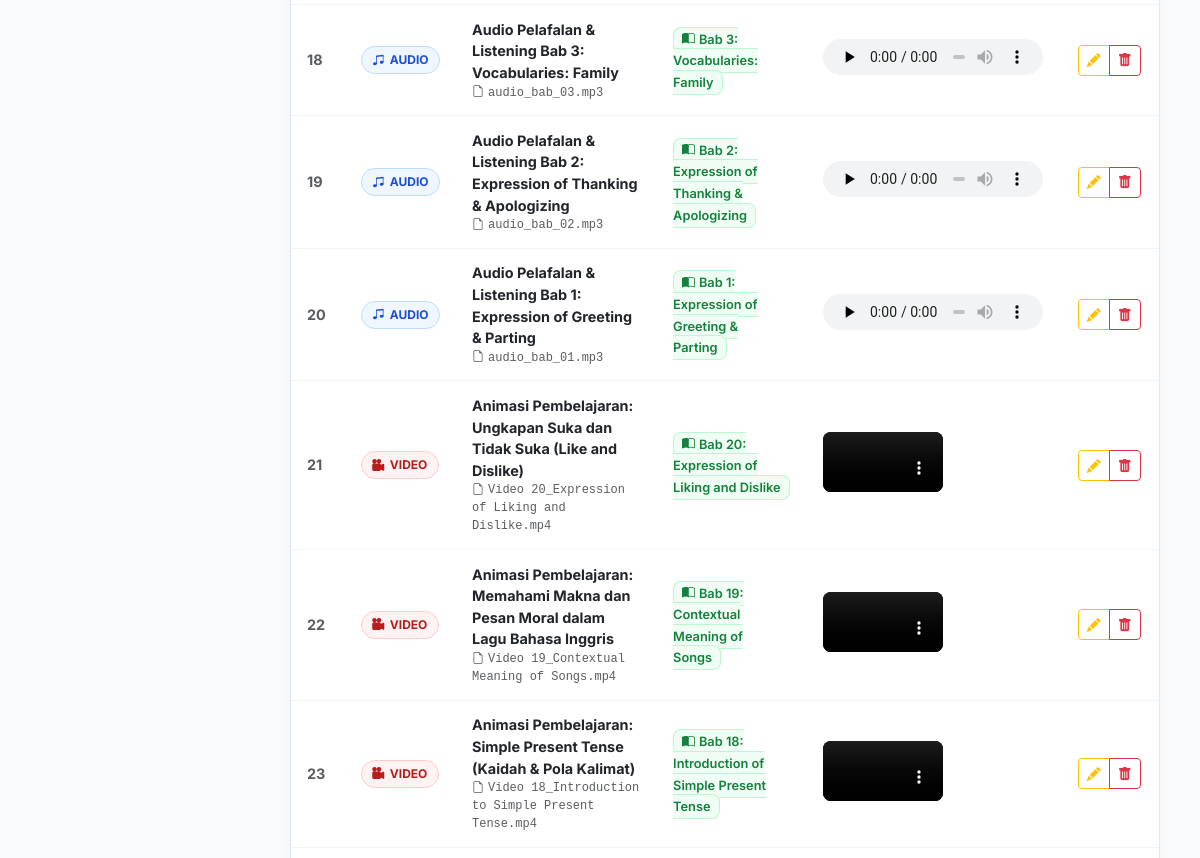
Page /admin/upload_media.php (signed in, middle part) on the earlier database version.
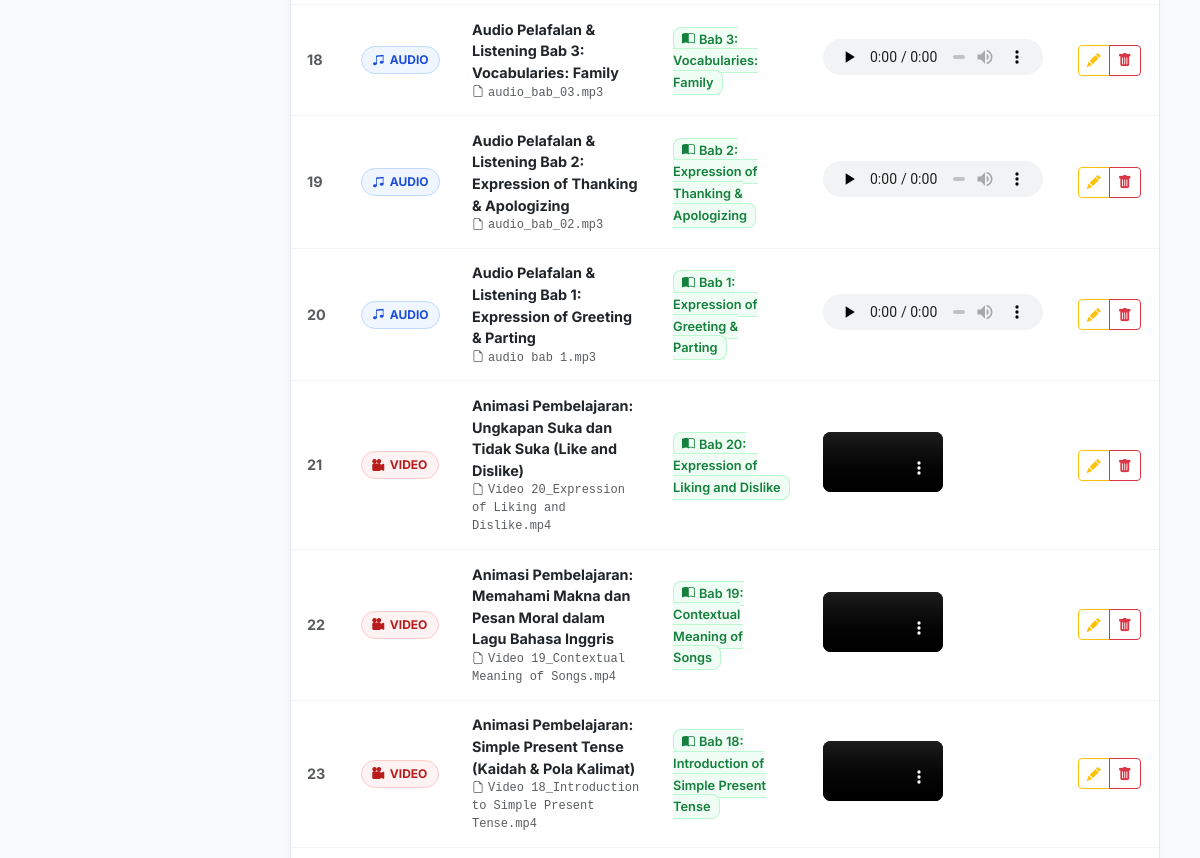
Same page on the later database version.
### tables this page shows
CREATE TABLE `tb_audio` (
  `id_audio` int(11) NOT NULL AUTO_INCREMENT,
  `id_materi` int(11) DEFAULT NULL,
  `file_audio` varchar(255) NOT NULL,
  `keterangan` varchar(255) DEFAULT NULL,
  PRIMARY KEY (`id_audio`),
  KEY `id_materi` (`id_materi`),
  CONSTRAINT `tb_audio_ibfk_1` FOREIGN KEY (`id_materi`) REFERENCES `tb_materi` (`id_materi`) ON DELETE CASCADE
);

CREATE TABLE `tb_materi` (
  `id_materi` int(11) NOT NULL AUTO_INCREMENT,
  `kategori` varchar(50) NOT NULL,
  `semester` tinyint(1) NOT NULL DEFAULT 1,
  `urutan` int(11) NOT NULL DEFAULT 1,
  `judul_materi` varchar(150) NOT NULL,
  `ringkasan` text DEFAULT NULL,
  `konten_teks` text DEFAULT NULL,
  `created_at` timestamp NOT NULL DEFAULT current_timestamp(),
  `id_guru` int(11) DEFAULT NULL,
  PRIMARY KEY (`id_materi`),
  KEY `id_guru` (`id_guru`),
  CONSTRAINT `tb_materi_ibfk_1` FOREIGN KEY (`id_guru`) REFERENCES `tb_guru` (`id_guru`) ON DELETE SET NULL
);

CREATE TABLE `tb_video` (
  `id_video` int(11) NOT NULL AUTO_INCREMENT,
  `id_materi` int(11) DEFAULT NULL,
  `file_video` varchar(255) NOT NULL,
  `keterangan` varchar(255) DEFAULT NULL,
  PRIMARY KEY (`id_video`),
  KEY `id_materi` (`id_materi`),
  CONSTRAINT `tb_video_ibfk_1` FOREIGN KEY (`id_materi`) REFERENCES `tb_materi` (`id_materi`) ON DELETE CASCADE
);

### admin/upload_media.php (the view, shortened to what this page needs)
<?php
require_once '../config.php';
try {
    $stmt_aud = $pdo->query("
        SELECT a.*, m.judul_materi, m.urutan, m.semester
        FROM tb_audio a
        LEFT JOIN tb_materi m ON a.id_materi = m.id_materi
        ORDER BY a.id_audio DESC
    ");
    $semua_audio = $stmt_aud->fetchAll();
    $stmt_vid = $pdo->query("
        SELECT v.*, m.judul_materi, m.urutan, m.semester
        FROM tb_video v
        LEFT JOIN tb_materi m ON v.id_materi = m.id_materi
        ORDER BY v.id_video DESC
    ");
    $semua_video = $stmt_vid->fetchAll();
} catch (PDOException $e) {
    die("Gagal memuat data media dari database: " . $e->getMessage());
}
?>
<!DOCTYPE html>
<html lang="id">
<head>
    <link href="https://cdn.jsdelivr.net/npm/bootstrap@5.3.3/dist/css/bootstrap.min.css" rel="stylesheet">
    <link rel="stylesheet" href="https://cdn.jsdelivr.net/npm/bootstrap-icons@1.11.3/font/bootstrap-icons.min.css">
    <link rel="stylesheet" href="../assets/css/style.css?v=4.3.0">
</head>
<body class="admin-body">
    <div class="admin-layout">
        <main class="admin-content">
            <div class="custom-table-card" id="daftar-media">
                <div class="tab-content" id="mediaTabsContent">
                    <div class="tab-pane fade show active" id="panel-all" role="tabpanel">
                        <?php
                        $all_media = [];
                        foreach ($semua_audio as $a) {
                            $all_media[] = [
                                'type' => 'audio',
                                'id' => $a['id_audio'],
                                'id_materi' => $a['id_materi'],
                                'file' => $a['file_audio'],
                                'keterangan' => $a['keterangan'],
                                'judul_materi' => $a['judul_materi'] ?? null,
                                'urutan' => $a['urutan'] ?? null
                            ];
                        }
                        foreach ($semua_video as $v) {
                            $all_media[] = [
                                'type' => 'video',
                                'id' => $v['id_video'],
                                'id_materi' => $v['id_materi'],
                                'file' => $v['file_video'],
                                'keterangan' => $v['keterangan'],
                                'judul_materi' => $v['judul_materi'] ?? null,
                                'urutan' => $v['urutan'] ?? null
                            ];
                        }
                        ?>
                        <div class="table-responsive">
                            <table class="custom-table">
                                <tbody>
                                    <?php if (empty($all_media)): ?>
                                        <tr>
                                            <td colspan="6" class="text-center text-muted py-5">
                                                <i class="bi bi-folder2-open fs-1 d-block mb-2 text-secondary"></i>
                                                Belum ada berkas media tersimpan di database. Silakan gunakan form di atas untuk mengunggah media langsung.
                                            </td>
                                        </tr>
                                    <?php else: ?>
                                        <?php $no = 1; foreach ($all_media as $item): ?>
                                            <tr>
                                                <td class="text-muted fw-bold"><?= $no++ ?></td>
                                                <td>
                                                    <?php if ($item['type'] === 'audio'): ?>
                                                        <span class="media-badge audio">
                                                            <i class="bi bi-music-note-beamed"></i>Audio
                                                        </span>
                                                    <?php else: ?>
                                                        <span class="media-badge video">
                                                            <i class="bi bi-camera-reels-fill"></i>Video
                                                        </span>
                                                    <?php endif; ?>
                                                </td>
                                                <td>
                                                    <div class="fw-bold text-dark"><?= htmlspecialchars($item['keterangan']) ?></div>
                                                    <div class="text-muted small font-monospace" style="font-size: 0.75rem;">
                                                        <i class="bi bi-file-earmark me-1"></i><?= htmlspecialchars($item['file']) ?>
                                                    </div>
                                                </td>
                                                <td>
                                                    <?php if (!empty($item['id_materi']) && !empty($item['judul_materi'])): ?>
                                                        <span class="materi-badge">
                                                            <i class="bi bi-book-half me-1"></i>Bab <?= $item['urutan'] ?>: <?= htmlspecialchars($item['judul_materi']) ?>
                                                        </span>
                                                    <?php else: ?>
                                                        <span class="materi-badge none">
                                                            <i class="bi bi-dash-circle me-1"></i>Media Mandiri
                                                        </span>
                                                    <?php endif; ?>
                                                </td>
                                                <td>
                                                    <?php if ($item['type'] === 'audio'): ?>
                                                        <audio src="../assets/audio/<?= htmlspecialchars($item['file']) ?>" controls preload="none" style="height: 36px; max-width: 220px;"></audio>
                                                    <?php else: ?>
                                                        <video src="../assets/video/<?= htmlspecialchars($item['file']) ?>" controls preload="none" style="height: 60px; max-width: 140px; border-radius: 8px; background: #000;"></video>
                                                    <?php endif; ?>
                                                </td>
                                                <td style="text-align: center;">
                                                    <div class="btn-group btn-group-sm">
                                                        <?php if ($item['type'] === 'audio'): ?>
                                                            <a href="upload_media.php?edit_audio=<?= $item['id'] ?>" class="btn btn-outline-warning" title="Edit Keterangan">
                                                                <i class="bi bi-pencil-fill"></i>
                                                            </a>
                                                            <a href="upload_media.php?delete_audio=<?= $item['id'] ?>" class="btn btn-outline-danger" title="Hapus Berkas & Data" onclick="return confirm('Apakah Anda yakin ingin menghapus berkas audio ini dari database dan server?')">
                                                                <i class="bi bi-trash-fill"></i>
                                                            </a>
                                                        <?php else: ?>
                                                            <a href="upload_media.php?edit_video=<?= $item['id'] ?>" class="btn btn-outline-warning" title="Edit Keterangan">
                                                                <i class="bi bi-pencil-fill"></i>
                                                            </a>
                                                            <a href="upload_media.php?delete_video=<?= $item['id'] ?>" class="btn btn-outline-danger" title="Hapus Berkas & Data" onclick="return confirm('Apakah Anda yakin ingin menghapus berkas video ini dari database dan server?')">
                                                                <i class="bi bi-trash-fill"></i>
                                                            </a>
                                                        <?php endif; ?>
                                                    </div>
                                                </td>
                                            </tr>
                                        <?php endforeach; ?>
                                    <?php endif; ?>
                                </tbody>
                            </table>
                        </div>
                    </div>
                </div>
            </div>
        </main>
    </div>
</body>
</html>

### assets/css/style.css (style rules this page uses)
:root { --accent-blue: #1A3A5C; --accent-blue-hover: #10243b; --bs-primary: #1A3A5C; --bs-primary-rgb: 26, 58, 92; --bg-light: #ffffff; --bg-header: #1A3A5C; --bg-footer: #10243b; --text-main: #111827; --text-muted: #6b7280; --border-color: #cbd5e1; --transition-smooth: all 0.2s ease-in-out; }
* { box-sizing: border-box; margin: 0; padding: 0; }
html, body { height: 100%; }
body { font-family: 'Inter', sans-serif; background-color: var(--bg-light); color: var(--text-main); display: flex; flex-direction: column; min-height: 100vh; }
img, video { max-width: 100%; height: auto; }
@media (min-width: 769px) { .admin-body .top-header, body:has(.admin-layout) .top-header, .admin-body .admin-layout, body:has(.admin-layout) .admin-layout, .admin-body .bottom-footer, body:has(.admin-layout) .bottom-footer { margin-left: 250px !important; width: calc(100% - 250px) !important; } }
@media (min-width: 769px) { .admin-body .main-content, .admin-body .admin-content, body:has(.admin-layout) .main-content, body:has(.admin-layout) .admin-content { margin-left: 0 !important; width: 100% !important; overflow-y: visible !important; min-width: 0 !important; } }

### admin/upload_media.php (style rules this page uses)
body { font-family: 'Inter', sans-serif; background-color: #f8fafc; display: flex; flex-direction: column; min-height: 100vh; }
.admin-layout { display: flex; flex-direction: row; flex: 1; width: 100%; }
.admin-content { margin-left: 250px; flex: 1; padding: 2.25rem 2.5rem; background-color: #f8fafc; min-width: 0; }
.custom-table-card { background: #ffffff; border: 1px solid #e2e8f0; border-radius: 16px; box-shadow: 0 4px 10px rgba(0, 0, 0, 0.03); overflow: hidden; margin-bottom: 2rem; }
.custom-table { width: 100%; margin-bottom: 0; vertical-align: middle; }
.media-badge { display: inline-flex; align-items: center; gap: 0.35rem; padding: 0.25rem 0.65rem; border-radius: 20px; font-size: 0.75rem; font-weight: 700; text-transform: uppercase; }
.media-badge.audio { background: #eff6ff; color: #1d4ed8; border: 1px solid #bfdbfe; }
.media-badge.video { background: #fef2f2; color: #b91c1c; border: 1px solid #fecaca; }
.materi-badge { background: #f0fdf4; color: #15803d; border: 1px solid #bbf7d0; border-radius: 8px; padding: 0.25rem 0.5rem; font-size: 0.8rem; font-weight: 600; }

Differences in the rows shown:
changed tb_audio "Audio Pelafalan & Listening Bab 1: Expression of Greeting & Parting": file_audio "audio_bab_01.mp3" → "audio bab 1.mp3"
